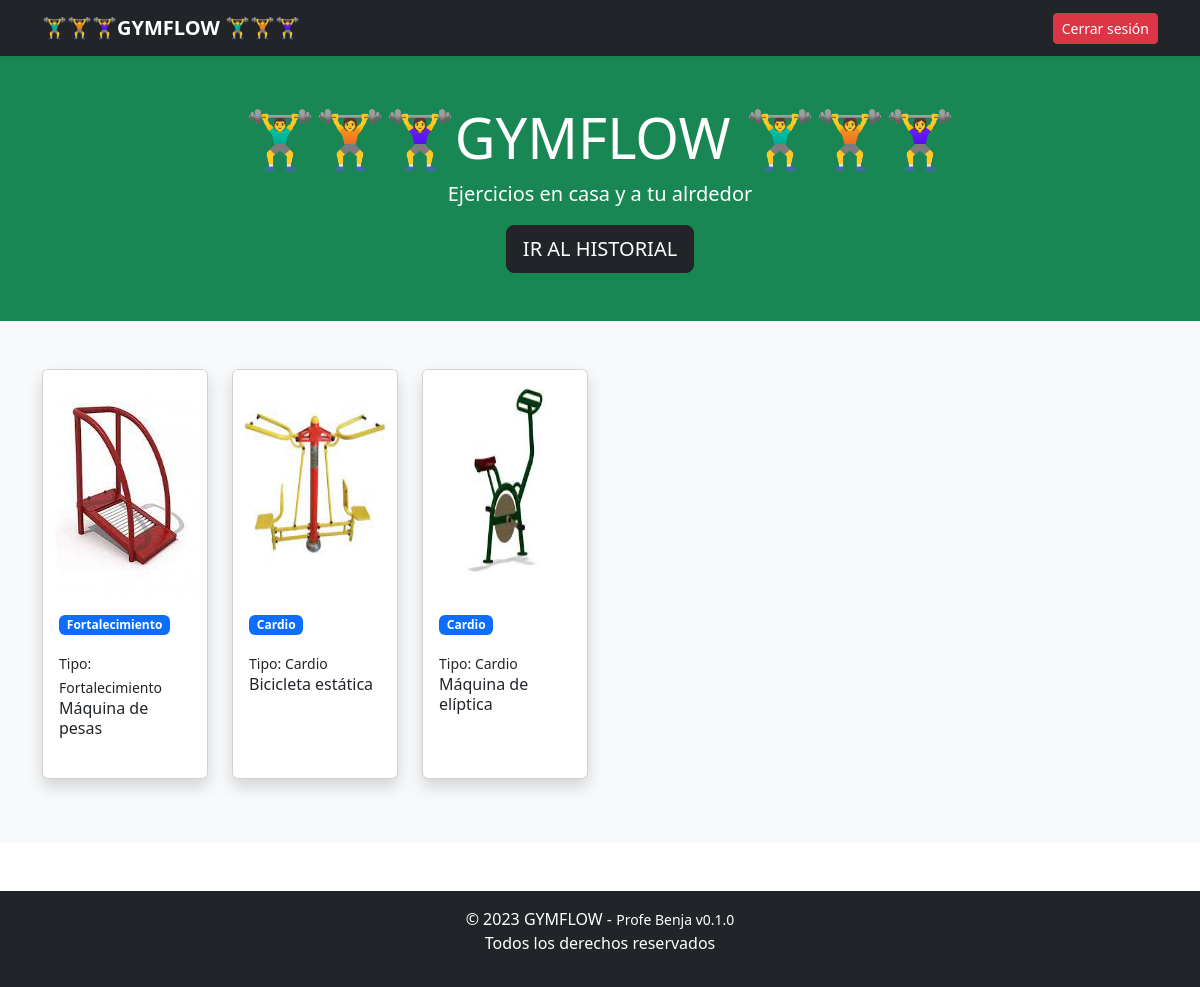
The page /home/historial (signed in) on the database its author committed.
### biblioteca/models.py (models this page shows)
class Maquina(models.Model):
    nombre = models.CharField(max_length=100)
    tipo = models.CharField(max_length=100)
    descripcion = models.TextField()
    imagen = models.ImageField(upload_to='maquina/', null=True, blank=True)

### biblioteca/views.py (the view)
# urls.py: path('home/historial', views.home_historial, name='home_historial'),
def home_historial(request):
    perfil = request.session.get('perfil')
    profile = UserProfile.objects.get(user=request.user)
    maquinas = profile.maquinas.all()
    context = {
        'perfil' : perfil,
        'maquinas' : maquinas,
    }
    return render(request, 'historial.html', context)

### biblioteca/templates/historial.html (shortened to what this page needs)
{% extends 'layouts/normal/base.html' %}
{% load static %}
{% block contenido %}
  <div class="navbar navbar-dark bg-dark shadow-sm">
    <div class="container">
      <a href="#" class="navbar-brand d-flex align-items-center"> <strong>🏋️‍♂️🏋️🏋️‍♀️GYMFLOW 🏋️‍♂️🏋️🏋️‍♀️</strong></a>
      <div>
        <a type="button" class="btn btn-sm btn-danger" href="{% url 'logout' %}">Cerrar sesión</a>
      </div>
    </div>
  </div>
  <main>
    <header class="bg-success text-white text-center py-5">
      <h1 class="display-4"> <strong>🏋️‍♂️🏋️🏋️‍♀️GYMFLOW 🏋️‍♂️🏋️🏋️‍♀️</strong></h1>
      <p class="lead">Ejercicios en casa y a tu alrdedor</p>
      <a href="{% url 'home_historial' %}" class="btn btn-lg btn-dark">IR AL HISTORIAL</a>
    </header>
    <div class="album py-5 bg-body-tertiary">
      <div class="container">
        <div class="row">
          {% for maquina in maquinas %}
            <div class="col-6 col-md-4 col-lg-2 mb-3">
              <div class="card shadow">
                <img src="{% static maquina.imagen %}" class="bd-placeholder-img card-img-top" width="100%" height="225" role="img" />
                <div class="card-body">
                  <p class="badge bg-primary mb-3">{{ maquina.tipo }}</p>
                  <br />
                  <small class="text-end">Tipo: {{ maquina.tipo }}</small>
                  <h6 class="card-title">{{ maquina.nombre }}</h6>
                </div>
                <div class="d-grid p-2">
                </div>
              </div>
            </div>
          {% endfor %}
        </div>
      </div>
    </div>
  </main>
{% endblock %}

### biblioteca/templates/historial.html (style rules this page uses)
.bd-placeholder-img { font-size: 1.125rem; text-anchor: middle; -webkit-user-select: none; -moz-user-select: none; user-select: none; }
.card { width: 100%; height: 100%; }

### rows shown on the page
Maquina: imagen (picture), tipo "Fortalecimiento", nombre "Máquina de pesas"
Maquina: imagen (picture), tipo "Cardio", nombre "Bicicleta estática"
Maquina: imagen (picture), tipo "Cardio", nombre "Máquina de elíptica"
